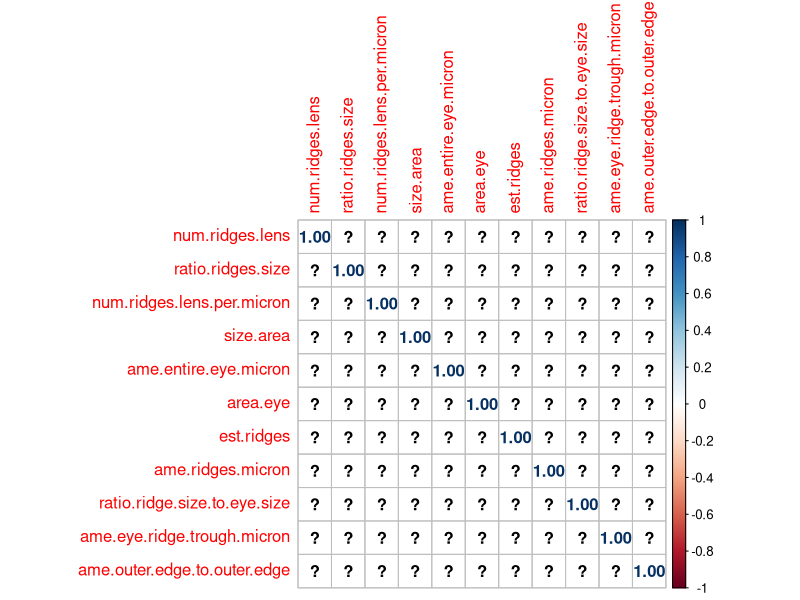

Reproduce this figure in R. (Note: this script raises an error after producing the figure.)
# Author: Sarah Crews and Misha Leong
# Date: March 2019
# Project: Sample code for Sarah to run on her spider eyes


# *************************************************************
# FIRST THINGS FIRST
# *************************************************************

# load libraries
library(tidyverse)
library(corrplot)

# load file
eyes<- read_csv("raw.csv") 

eyes.no.na <- eyes %>% drop_na()


# *************************************************************
# CORRELATIONS BETWEEN VARIABLES
# *************************************************************
M <- cor(eyes)
corrplot(M, method = "number")


# *************************************************************
# THE QUESTIONS!
# *************************************************************
# ANOVA cheat sheet http://www.quantide.com/wp-content/uploads/2017/02/Three-way-Anova-with-R.pdf
m1 <- aov(lens.ridge.size ~ sex * activity.time * hunting.strategy)
